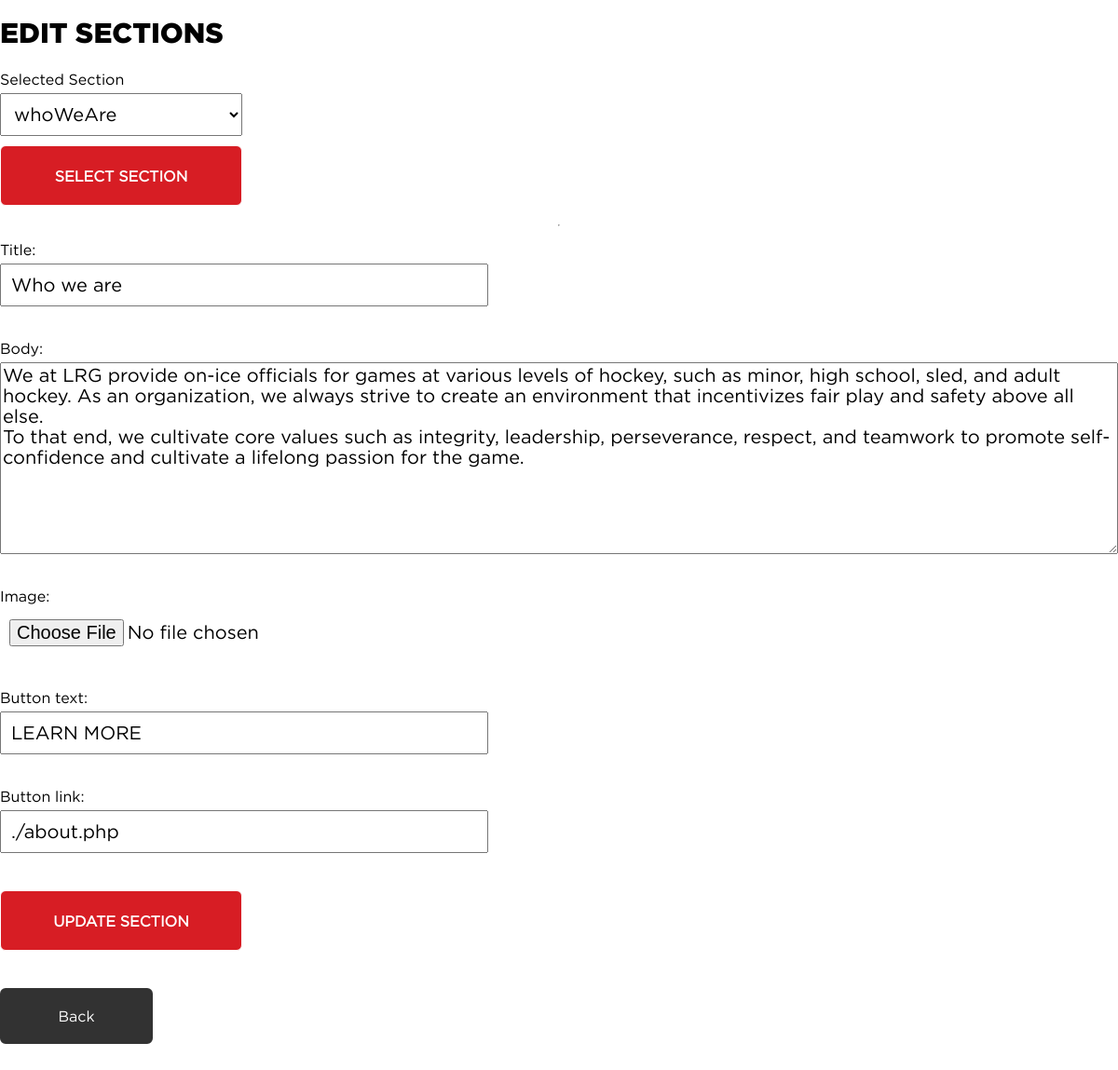
Page /admin/admin_editsections.php (signed in) on the committed database.
### tables this page shows
CREATE TABLE `tbl_sections` (
  `ID` int(11) NOT NULL,
  `title` varchar(100) NOT NULL,
  `body` text NOT NULL,
  `image` varchar(150) NOT NULL DEFAULT 'image.jpg',
  `page_id` int(11) NOT NULL,
  `tagline` varchar(600) NOT NULL,
  `alt_text` text DEFAULT NULL,
  `component_type` varchar(80) NOT NULL,
  `button_text` varchar(80) DEFAULT NULL,
  `button_link` varchar(150) NOT NULL,
  `section_id` varchar(80) NOT NULL,
  `section_order` int(3) NOT NULL,
  `is_overview` tinyint(1) NOT NULL
);

### admin/scripts/sections.php (called while the page is built, shortened)
<?php
function getSingleSectionForCMS($id)
{
    $pdo = Database::getInstance()->getConnection();
    $get_section_query = 'SELECT * FROM tbl_sections WHERE ID = :ID';
    $get_section_set   = $pdo->prepare($get_section_query);
    $results        = $get_section_set->execute(
        array(
            ':ID' => $id,
        )
    );
    if ($results && $get_section_set->rowCount()) {
        return $get_section_set;
    } else {
        return false;
    }
}
function  getAllSectionsForCMS()
{
    $pdo = Database::getInstance()->getConnection();
    $get_section_query = 'SELECT * FROM tbl_sections';
    $sections = $pdo->query($get_section_query);
    if($sections){
        return $sections;
    }else{
        return false;
    }
}

### admin/admin_editsections.php (the view, shortened to what this page needs)
<?php
$all_sections = getAllSectionsForCMS();
$id = 2;
$current_section= getSingleSectionForCMS($id);
?>
<?php include  './admin_head.php';?>
<body class="admin">
    <h2 class="loginTitle">Edit Sections</h2>
        <form class="adminform" action="admin_editsections.php" method="get">
            <label for="ID">Selected Section</label>
            <select name="ID" id="ID">
                <?php foreach ($all_sections as $section): ?>
                    <option value="<?php echo $section["ID"] ?>" <?php echo $section["ID"] === $id ?"selected":"" ?>>
                        <?php echo $section["section_id"] ?>
                    </option>
                <?php endforeach ?>
            </select>
            <button type="submit" name="submit">Select Section</button>
        </form>
        <hr>
    <?php if (!empty($current_section)): ?>
    <form class="adminform" action="admin_editsections.php" method="post"  enctype="multipart/form-data">
        <?php while ($section_info = $current_section->fetch(PDO::FETCH_ASSOC)): ?>
            <label for="title">Title:</label>
            <input id="title" type="text" name="title" value="<?php echo $section_info['title']; ?>"><br>
            <label for="body">Body:</label>
            <textarea id="body" name="body"><?php echo $section_info['body']; ?></textarea><br>
            <label for="image">Image:</label>
            <input id="image" type="file" name="image" value=""><br>
            <label for="button_text">Button text:</label>
            <input id="button_text" type="text" name="button_text" value="<?php echo $section_info['button_text']; ?>"><br>
            <label for="button_link">Button link:</label>
            <input id="button_link" type="text" name="button_link" value="<?php echo $section_info['button_link']; ?>"><br>
            <button type="submit" name="submit">Update Section</button>
        <?php endwhile;?>
    </form>
    <?php endif;?>
    <a class="back" href="index.php">Back</a>
</body>
</html>

### css/main.css (style rules this page uses)
html,body,div,span,applet,object,iframe,h1,h2,h3,h4,h5,h6,p,blockquote,pre,a,abbr,acronym,address,big,cite,code,del,dfn,em,img,ins,kbd,q,s,samp,small,strike,strong,sub,sup,tt,var,b,u,i,center,dl,dt,dd,ol,ul,li,fieldset,form,label,legend,table,caption,tbody,tfoot,thead,tr,th,td,article,aside,canvas,details,embed,figure,figcaption,footer,header,hgroup,menu,nav,output,ruby,section,summary,time,mark,audio,video { margin:0;padding:0;border:0;font-size:100%;font:inherit;vertical-align:baseline }
body { line-height:1 }
a { font-family:"Gotham-Book",Arial,Helvetica,sans-serif }
a:link,a:visited,a:active { text-decoration:none;color:inherit }
* { font-family:"Gotham-Book",Arial,Helvetica,sans-serif;font-size:20px }
html { scroll-behavior:smooth }
body::after { position:absolute;width:0;height:0;overflow:hidden;z-index:-1;background:url(./images/jumpbuttons/ACTIVE_CITYOFLONDON.svg) url(./images/jumpbuttons/ACTIVE_MINORHOCKEY.svg) url(./images/jumpbuttons/ACTIVE_RECHOCKEY.svg) url(./images/jumpbuttons/ACTIVE_SEASONS.svg) url(./images/jumpbuttons/ACTIVE_SLEDGEHOCKEY.svg) url(./images/jumpbuttons/ACTIVE_TOURNAMENTS.svg) url(./images/jumpbuttons/CITYOFLONDON.svg) url(./images/jumpbuttons/MINORHOCKEY.svg) url(./images/jumpbuttons/RECHOCKEY.svg) url(./images/jumpbuttons/SEASONS.svg) url(./images/jumpbuttons/SLEDGEHOCKEY.svg) url(./images/jumpbuttons/TOURNAMENTS.svg) }
.loginTitle { font-family:"Gotham-Black",Arial,Helvetica,sans-serif;font-size:30px;text-transform:uppercase;margin:20px 0 }
.adminform { font-family:"Gotham-Book",Arial,Helvetica,sans-serif;font-size:16px;line-height:30px;display:flex;flex-direction:column }
.adminform input { max-width:500px;padding:10px }
.admin { display:flex;flex-direction:column;height:auto;width:100%;max-width:1200px;margin:0 auto }
.admin button { margin:10px 0;cursor:pointer;display:flex;align-items:center;justify-content:center;box-sizing:border-box;background-color:#d71d24;color:#fff !important;text-transform:uppercase;border:1px solid #fff;padding:15px;border-radius:6px;font-weight:bold;width:260px;height:65px;font-size:1rem }
.admin .back { cursor:pointer;background-color:#323232;width:100px;padding:20px 30px !important;border-radius:6px;margin:30px 0;color:#fff;text-align:center;border:2px solid #323232 }
.admin textarea { height:200px }
select { width:260px;padding:10px }

### rows in the picture
tbl_sections: title "Who we are", body "We at LRG provide on-ice officials for games at various levels of hockey, such as minor, high school, sled, and adult hockey. As an organization, we always strive to create an environment that incentivizes fair play and safety above all else. To that end, we cultivate core values such as integrity, leadership, perseverance, respect, and teamwork to promote self-confidence and cultivate a lifelong passion for the game.", button_text "LEARN MORE", button_link "./about.php"

### other values in the picture
form field ID "whoWeAre"
